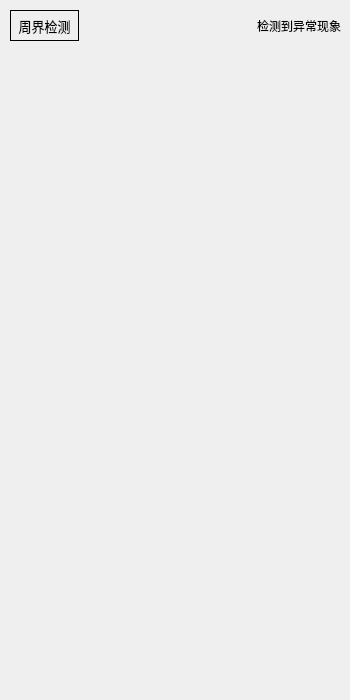
<?xml version="1.0" encoding="UTF-8"?>
<ui version="4.0">
 <class>QOwWarnning</class>
 <widget class="QWidget" name="QOwWarnning">
  <property name="geometry">
   <rect>
    <x>0</x>
    <y>0</y>
    <width>350</width>
    <height>700</height>
   </rect>
  </property>
  <property name="windowTitle">
   <string>Form</string>
  </property>
  <widget class="QWidget" name="horizontalLayoutWidget">
   <property name="geometry">
    <rect>
     <x>10</x>
     <y>10</y>
     <width>331</width>
     <height>31</height>
    </rect>
   </property>
   <layout class="QHBoxLayout" name="horizontalLayout">
    <item>
     <widget class="QLabel" name="label_2">
      <property name="font">
       <font>
        <pointsize>10</pointsize>
       </font>
      </property>
      <property name="frameShape">
       <enum>QFrame::Box</enum>
      </property>
      <property name="text">
       <string>  周界检测  </string>
      </property>
      <property name="alignment">
       <set>Qt::AlignCenter</set>
      </property>
     </widget>
    </item>
    <item>
     <spacer name="horizontalSpacer">
      <property name="orientation">
       <enum>Qt::Horizontal</enum>
      </property>
      <property name="sizeHint" stdset="0">
       <size>
        <width>40</width>
        <height>20</height>
       </size>
      </property>
     </spacer>
    </item>
    <item>
     <widget class="QLabel" name="lbWarnPoint">
      <property name="minimumSize">
       <size>
        <width>20</width>
        <height>20</height>
       </size>
      </property>
      <property name="maximumSize">
       <size>
        <width>25</width>
        <height>25</height>
       </size>
      </property>
      <property name="layoutDirection">
       <enum>Qt::LeftToRight</enum>
      </property>
      <property name="text">
       <string/>
      </property>
      <property name="pixmap">
       <pixmap resource="../photos.qrc">:/photo/green.png</pixmap>
      </property>
      <property name="scaledContents">
       <bool>true</bool>
      </property>
      <property name="alignment">
       <set>Qt::AlignCenter</set>
      </property>
      <property name="wordWrap">
       <bool>false</bool>
      </property>
     </widget>
    </item>
    <item>
     <widget class="QLabel" name="lbWarnTip">
      <property name="text">
       <string>检测到异常现象</string>
      </property>
     </widget>
    </item>
   </layout>
  </widget>
  <widget class="QWidget" name="verticalLayoutWidget">
   <property name="geometry">
    <rect>
     <x>10</x>
     <y>50</y>
     <width>331</width>
     <height>631</height>
    </rect>
   </property>
   <layout class="QVBoxLayout" name="vblWarnEvent"/>
  </widget>
 </widget>
 <resources>
  <include location="../photos.qrc"/>
 </resources>
 <connections/>
</ui>
